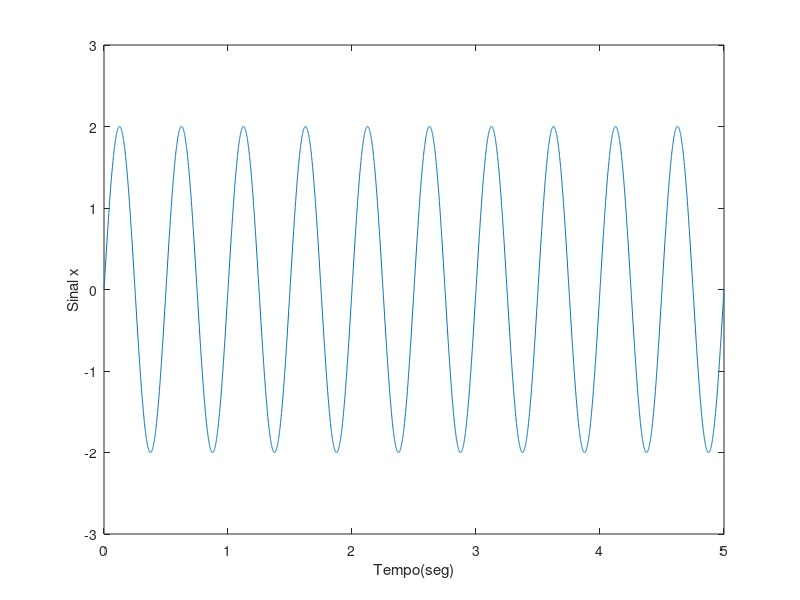

MATLAB code to generate this figure:
Ta = 0.001;
t = [0:Ta:5];

x = 2*sin(4*pi*t);

plot(t, x)
xlabel('Tempo(seg)');
ylabel('Sinal x');
xlim([0 5]);
ylim([-3 3]);


